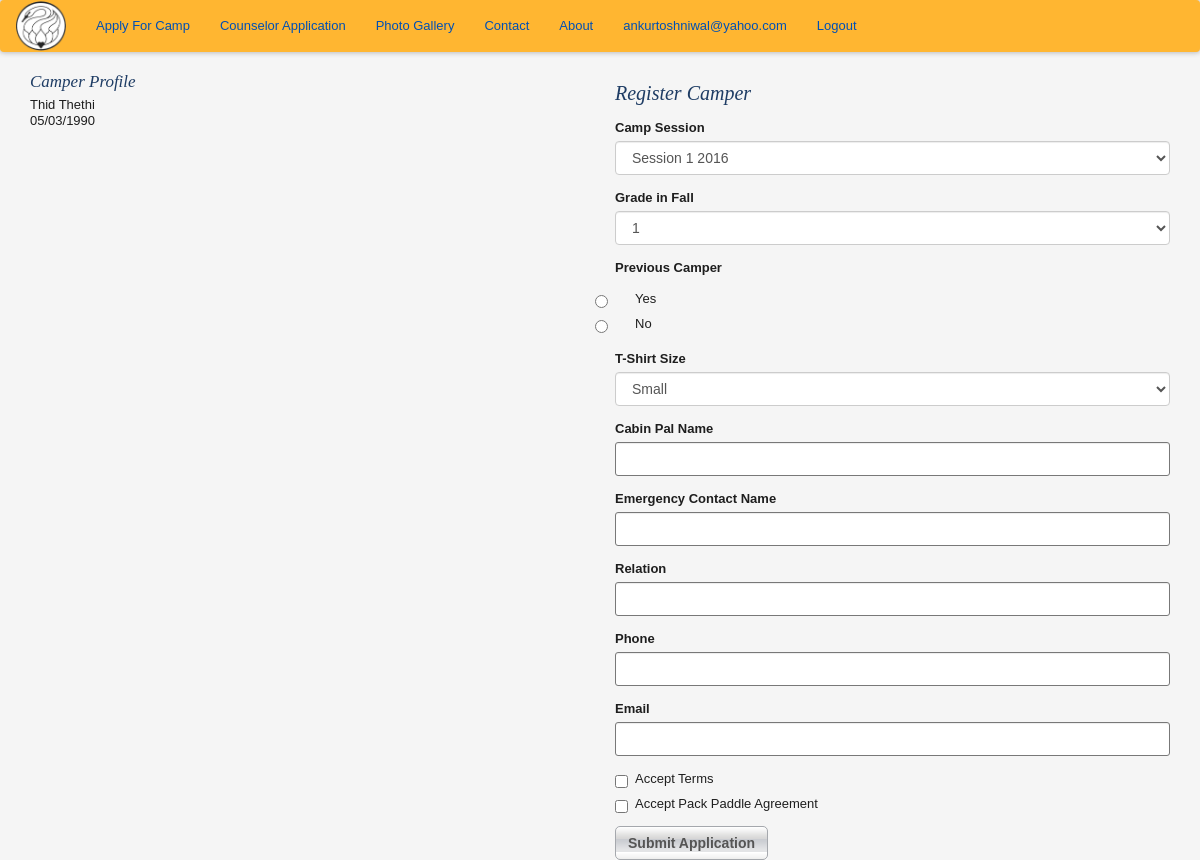
Page /register_camper/2 (signed in) on the committed database.
### app/models.py (models this page shows, shortened)
class User(UserMixin, db.Model):
    __tablename__ = 'user'
    id = db.Column(db.Integer, primary_key=True)
    email = db.Column(db.String(64), unique=True, index=True)
    password_hash = db.Column(db.String(128))
    parents = db.relationship('Parents', backref='parents', uselist=False)
    @property
    def password(self):
        raise AttributeError('password is not a readable attribute')

class Camper(db.Model):
    __tablename__ = 'camper'
    id = db.Column(db.Integer, primary_key = True)
    fn = db.Column(db.String(64), index=True)
    ln = db.Column(db.String(64), index=True)
    dob = db.Column(db.Date, index = True)
    gender = db.Column(db.String(5))
    street = db.Column(db.String(200))
    state = db.Column(db.String(2))
    country = db.Column(db.String(64))
    zipcode = db.Column(db.String(8))
    campercell = db.Column(db.String(64))
    camperemail = db.Column(db.String(64))
    parents_id = db.Column(db.Integer, db.ForeignKey('parents.id'))
    def find_active_registration(self):
        current_year = str(datetime.now().year)
        regs = Camper_Registration.query.filter_by(camper_id=self.id).join(Camp_Session, Camper_Registration.camp_session_id==Camp_Session.id).filter_by(year=current_year).first()
        return regs

### app/controller.py (the view, shortened to what this page needs)
@app.route('/register_camper/<int:camper_id>', methods=['GET','POST'])
@login_required
def register_camper(camper_id):
    reg = Camper.query.get(camper_id).find_active_registration()
    if reg is not None:
        return redirect(url_for('edit_registration', reg_id=reg.id))
    if not Camp_Session.registration_active():
        flash('No active sessions. Please wait till the New Year to Register')
        return redirect(url_for('dashboard'))
    form = CamperRegistrationForm()
    errors = None
    print 'reached validation'
    camper = Camper.query.filter_by(id=camper_id).first()
    return render_template('register_camper.html', form=form, errors=errors, camper=camper)

### app/forms.py
class CamperRegistrationForm(FlaskForm):
    session = SelectField('Camp Session', choices=Camp_Session.active_sessions(), validators=[Required()])
    gradeinfall = SelectField('Grade in Fall', choices=GRADES, validators=[Required()])
    previouscamper = RadioField('Previous Camper', choices=YESNO, validators=[Optional()])
    tshirtsize = SelectField('T-Shirt Size', choices=TSIZES, validators=[Required()])
    cabinpalname = StringField('Cabin Pal Name', validators=[Optional()])
    emgname = StringField('Emergency Contact Name', validators=[Required()])
    emgrelation = StringField('Relation', validators=[Required()])
    emgphone = StringField('Phone', validators=[Required()])
    emgemail = StringField('Email', validators=[Required(), Email()])
    acceptterms = BooleanField('Accept Terms', validators=[Required()])
    ppsreleaseagreement = BooleanField('Accept Pack Paddle Agreement', validators=[Required()])
    submit = SubmitField('Submit Application')

### app/models.py (called while the page is built)
@login_manager.user_loader
def load_user(user_id):
    return User.query.filter_by(email=user_id).first()

    @classmethod
    def registration_active(self):
        current_year = str(datetime.now().year)
        sessions = Camp_Session.query.filter_by(year=current_year).first()
        if sessions is None:
            return False
        else:
            return True

### app/templates/register_camper.html (shortened to what this page needs)
{% extends "base_templates/base.html" %}
{% import "bootstrap/wtf.html" as wtf %}
{% block content %}
    <div class= "container">
        <div class="row">
            <div class="col-md-3">
                <h2>Camper Profile</h2>
                <ul>
                    <li>{{camper.fn}} {{camper.ln}}</li>
                    <li>{{camper.dob.strftime('%m/%d/%Y')}}</li>
                </ul>
            </div>
            <div class= "col-md-offset-3 col-md-6">
                <h1> Register Camper </h1>
                {{ wtf.quick_form(form) }}
            </div>
        </div>
    </div>
{% endblock %}

### app/templates/base_templates/nav.html
<nav class="navbar navbar-dark">
  <a class="navbar-brand" href="{{ url_for('home') }}"><img style="width: 50px;" src="static/images/hhsclogo.png"></a>
  <ul class="nav navbar-nav">
    <li class="nav-item">
      <a class="nav-link" href="{{ url_for('auth.create_account') }}">Apply For Camp</a>
    </li>
    <li class="nav-item">
      <a class="nav-link" href="#">Counselor Application</a>
    </li>
    <li>
      <a>Photo Gallery</a>
    </li>
    <li>
      <a>Contact</a>
    </li>
    <li>
      <a>About</a>
    </li>
    {% if current_user.is_authenticated() %}
    <li class="nav-item pull-right">
      <a href="{{url_for('auth.logout')}}">Logout</a>
    </li>
    <li class= "nav-item pull-right">
      <a href="{{url_for('dashboard')}}">{{ current_user.email }}</a>
    </li>
    {% endif %}
  </ul>
</nav>

### app/static/css/newstyles.css (style rules this page uses)
.navbar { background-color: #ffb631; box-shadow: 0px 0px 5px 1px #bbb; }
.navbar-brand { padding: 0px 15px; }

### app/static/css/style.css (style rules this page uses)
html { font-size: 100%; -webkit-text-size-adjust: 100%; -ms-text-size-adjust: 100%; }
html, body { border: 0; margin: 0; height: 100%; min-height: 100%; }
body { color: #1e1e1e; font: 13px/1.231 arial, helvetica, sans-serif; background: #f5f5f5; }
img { border: 0; vertical-align: middle; -ms-interpolation-mode: bicubic; }
form { margin: 0; padding: 0; border: 0; }
a, a:visited { color: #0050b4; }
h1, h2 { margin: 10px 0 15px; padding: 0; font: italic 20px georgia, serif; color: #1e3c64; }
h2 { margin: 0 0 5px; font-size: 17px; }
ul { margin: 0; padding: 0; list-style: none; }
button, input, select, textarea { margin: 0; vertical-align: middle; color: #1e1e1e; font: 13px arial, helvetica, sans-serif; }
button, input { line-height: normal; }
button, input[type="button"], input[type="reset"], input[type="submit"] { cursor: pointer; -webkit-appearance: button; }
input, textarea { padding: 2px; }
select { padding: 1px; }
input[type="text"], input[type="password"], select, textarea { border: 1px solid #787878; border-radius: 3px; }
input.input-text, select, textarea { border: 1px solid #787878; }
.btn { display: inline-block; border: 1px solid #a5a8ad; border-radius: 5px; margin: 0 10px 0 0; min-width: 100px; white-space: nowrap; text-align: center; font-weight: 700; color: #555; background: #e3e4e6 url(../img/btn.png) repeat-x; box-shadow: 0 1px 0 #fff; }

### rows in the picture
User: email "ankurtoshniwal@yahoo.com"
Camper: fn "Thid", ln "Thethi", dob "05/03/1990"
